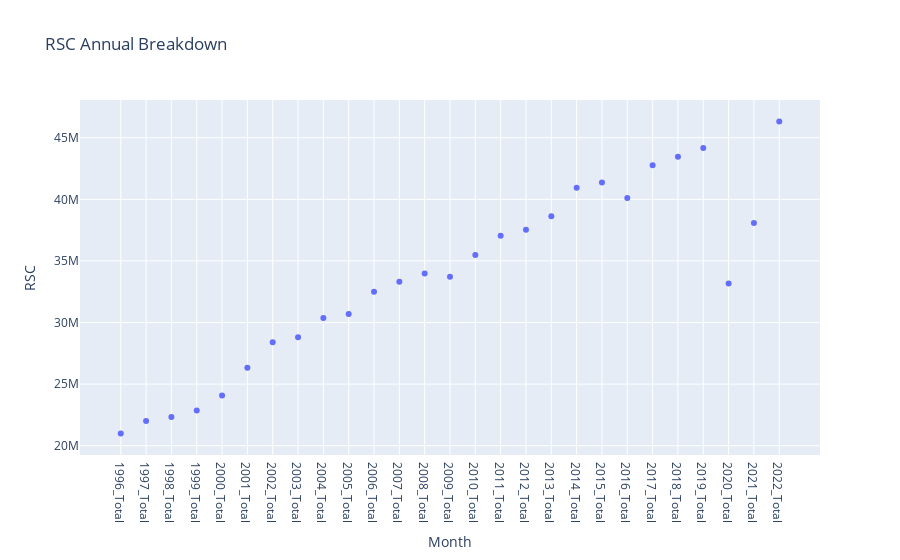

Here is the notebook cell this chart was saved with:
### Code cell
import plotly.express as px

x = df_row.index
fig = px.scatter(df_row[['RSC']], x=x, y="RSC", title = 'RSC Annual Breakdown')
fig.show()
#looking at the specific column and visualising the annual breakdown

### Figure 1 — Plotly figure (JSON) as saved in the notebook; plotly's stock layout.template omitted (floating-point values rounded to 4 significant figures)
{"data": [{"hovertemplate": "Month=%{x}<br>RSC=%{y}<extra></extra>", "legendgroup": "", "marker": {"color": "#636efa", "symbol": "circle"}, "mode": "markers", "name": "", "orientation": "v", "showlegend": false, "type": "scatter", "x": ["1996_Total", "1997_Total", "1998_Total", "1999_Total", "2000_Total", "2001_Total", "2002_Total", "2003_Total", "2004_Total", "2005_Total", "2006_Total", "2007_Total", "2008_Total", "2009_Total", "2010_Total", "2011_Total", "2012_Total", "2013_Total", "2014_Total", "2015_Total", "2016_Total", "2017_Total", "2018_Total", "2019_Total", "2020_Total", "2021_Total", "2022_Total"], "xaxis": "x", "y": [20991859, 22005813, 22325933, 22856089, 24083079, 26334868, 28391631, 28807302, 30363769, 30699537, 32497759, 33314465, 33989508, 33722784, 35471988, 37038088, 37534328, 38630971, 40948274, 41370268, 40105643, 42765303, 43452305, 44171704, 33158038, 38074459, 46318379], "yaxis": "y"}], "layout": {"legend": {"tracegroupgap": 0}, "title": {"text": "RSC Annual Breakdown"}, "xaxis": {"anchor": "y", "domain": [0, 1], "title": {"text": "Month"}}, "yaxis": {"anchor": "x", "domain": [0, 1], "title": {"text": "RSC"}}}}
